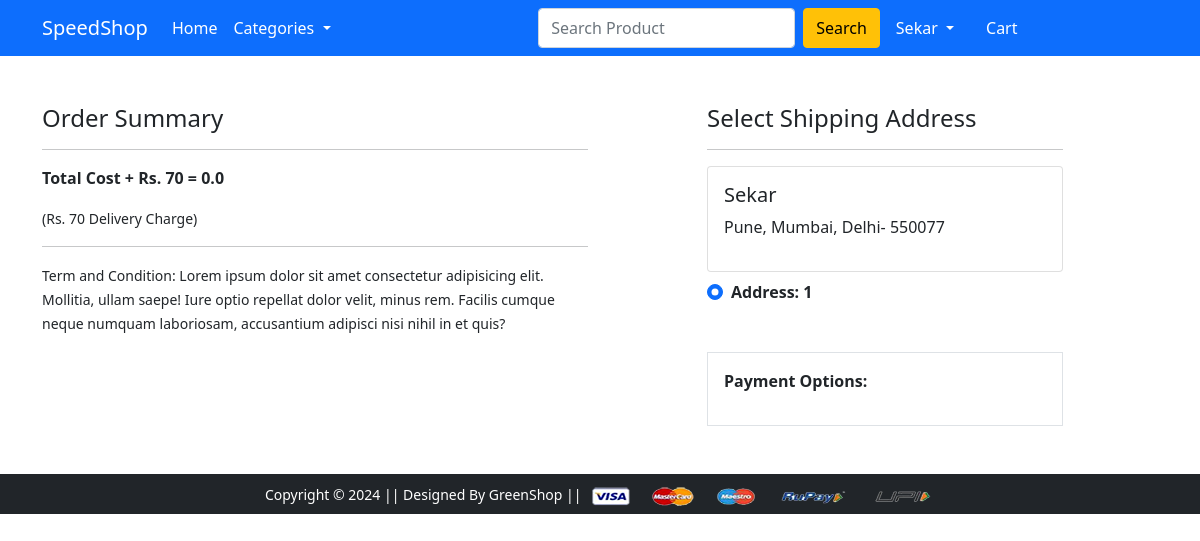
Screenshot of /checkout/ (signed in) with the database file from the repository.
### app/models.py (models this page shows, shortened)
class Customer(models.Model):
 user = models.ForeignKey(User, on_delete=models.CASCADE)
 name = models.CharField(max_length=200)
 locality = models.CharField(max_length=200)
 city = models.CharField(max_length=50)
 zipcode = models.IntegerField()
 state = models.CharField(choices=STATE_CHOICES, max_length=50)

### app/views.py (the view)
# urls.py: path('checkout/', views.checkout, name='checkout'),
@login_required
def checkout(request):
	user = request.user
	add = Customer.objects.filter(user=user)
	cart_items = Cart.objects.filter(user=request.user)
	amount = 0.0
	shipping_amount = 50.0
	totalamount=0.0
	cart_product = [p for p in Cart.objects.all() if p.user == request.user]
	if cart_product:
		for p in cart_product:
			tempamount = (p.quantity * p.product.discounted_price)
			amount += tempamount
		totalamount = amount+shipping_amount
	return render(request, 'app/checkout.html', {'add':add, 'cart_items':cart_items, 'totalcost':totalamount})

### app/templates/app/checkout.html (shortened to what this page needs)
{% extends 'app/base.html' %}
{% load static %}
{% block main-content %}
<div class="container">
 <div class="row mt-5">
  <div class="col-sm-6">
    <h4>Order Summary</h4>
    <hr>
    <p class="fw-bold">Total Cost + Rs. 70  = {{totalcost}}</p>
    <small>(Rs. 70 Delivery Charge)</small> <hr>
    <small>Term and Condition: Lorem ipsum dolor sit amet consectetur adipisicing elit. Mollitia, ullam saepe! Iure optio repellat dolor velit, minus rem. Facilis cumque neque numquam laboriosam, accusantium adipisci nisi nihil in et quis?</small>
  </div>
  <div class="col-sm-4 offset-sm-1">
    <h4>Select Shipping Address</h4>
    <hr>
    <form action="/paymentdone" id="myform">
    {% for ad in add %}
      <div class="card">
        <div class="card-body">
        <h5>{{ad.name}}</h5>
        <p>{{ad.locality}}, {{ad.city}}, {{ad.state}}- {{ad.zipcode}}</p>
        </div>
      </div>
        <div class="form-check mt-2 mb-5">
          <input class="form-check-input" type="radio" name="custid" id="custadd{{forloop.counter}}" value="{{ad.id}}" checked>
          <label class="form-check-label fw-bold" for="custadd{{forloop.counter}}">
            Address: {{ forloop.counter }} </label>
        </div>
      {% endfor %}
        <div class="border p-3">
          <p class="fw-bold">Payment Options:</p>
        </div>
      </form>
    </div>
  </div>
</div>
{% endblock main-content %}

### app/templates/app/base.html (shortened to what this page needs)
<!doctype html>
{% load static %}
<html lang="en">
  <head>
    <link href="https://cdn.jsdelivr.net/npm/bootstrap@5.0.0-beta1/dist/css/bootstrap.min.css" rel="stylesheet">
    <link rel="stylesheet" href="{% static 'app/css/owl.carousel.min.css' %}">
    <link rel="stylesheet" href="{% static 'app/css/all.min.css' %}">
    <link rel="stylesheet" href="{% static 'app/css/style.css' %}">
  </head>
  <body>
    <nav class="navbar navbar-expand-lg navbar-dark bg-primary">
      <div class="container">
        <a class="navbar-brand" href="/">SpeedShop</a>
       <div class="collapse navbar-collapse" id="navbarSupportedContent">
         <ul class="navbar-nav me-auto mb-2 mb-lg-0">
           <li class="nav-item">
             <a class="nav-link active" aria-current="page" href="/">Home</a>
           </li>
           <li class="nav-item dropdown">
             <a class="nav-link dropdown-toggle text-white" href="#" id="categoriesDropdown" role="button" data-bs-toggle="dropdown" aria-expanded="false">
              Categories
             </a>
           </li>
          <span></span>
          <form class="d-flex" method="POST" action="{% url 'search' %}">
            <input class="form-control me-2" type="search" placeholder="Search Product" aria-label="Search" name="searched">
            <button class="btn btn-warning" type="submit">Search</button>
          </form>
          <div>
           <ul class="navbar-nav me-auto mb-2 mb-lg-0">
           {% if request.user.is_authenticated %}
            <li class="nav-item dropdown mx-2">
               <a class="nav-link dropdown-toggle text-white" href="#" id="profileDropdown" role="button" data-bs-toggle="dropdown" aria-expanded="false">
                 {{request.user.username|capfirst}}
               </a>
             </li>
             <li class="nav-item mx-2">
               <a href="{% url 'showcart' %}" class="nav-link text-white"> Cart </a>
             </li>
             {% endif %}
           </ul>
          </div>
        </div>
      </div>
     </nav>
    {% block main-content %} {% endblock main-content %}
    <footer class="container-fluid bg-dark text-center p-2 mt-5">
        <small class="text-white">Copyright &copy; 2024 || Designed By GreenShop || </small>
        <img src="{% static 'app/images/payment.png' %}" alt="" srcset="" class="img-fluid" height="2px">
    </footer>
  </body>
</html>

### rows the page displays
Customer: name "Sekar", locality "Pune", city "Mumbai", state "Delhi", zipcode "550077"

### other values shown
{{ request.user.username|capfirst }} "Sekar"
{{ totalcost }} "0.0"
